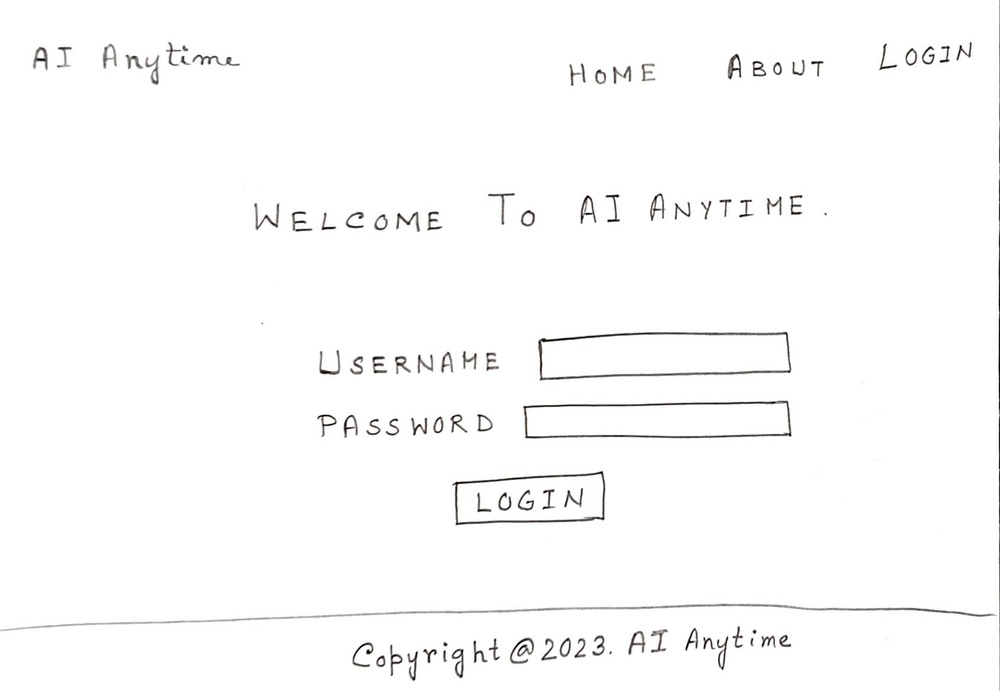
#> input picture Streamlit/MultiModal/Image-HTML App/1.jpg, 1000 x 691 px, shrunk from 1687 x 1166 before the run
$ python -i app.py   (imports and definitions only)
#> lines starting #> are read from the running program, lines starting #| are printed output that depends on the picture; after the words box and inside, x2 and y2 are one past the last pixel; in counts of white or black regions, pixels touching at a corner belong together
#> further down, picture is the input picture: PIL image 1000x691 RGB; mean R, G, B 251.4, 251.3, 251.2
import streamlit as st
import cv2
import numpy as np
import os
from PIL import Image, ImageEnhance


# [4 lines left out: function load_image, not called in this run]


face_cascade = cv2.CascadeClassifier(
    'GUI\streamlit\Detection\Face Detection App\Models\haarcascade_frontalface_default.xml')
eye_cascade = cv2.CascadeClassifier(
    'GUI\streamlit\Detection\Face Detection App\Models\haarcascade_eye.xml')
smile_cascade = cv2.CascadeClassifier(
    'GUI\streamlit\Detection\Face Detection App\Models\haarcascade_smile.xml')


# [28 lines left out: functions detect_faces, detext_eyes, detext_smiles, not called in this run]


def cartonize_image(image):
    new_img = np.array(image.convert('RGB'))
    img = cv2.cvtColor(new_img, 1)
    gray = cv2.cvtColor(new_img, cv2.COLOR_BGR2GRAY)
    gray = cv2.medianBlur(gray, 5)
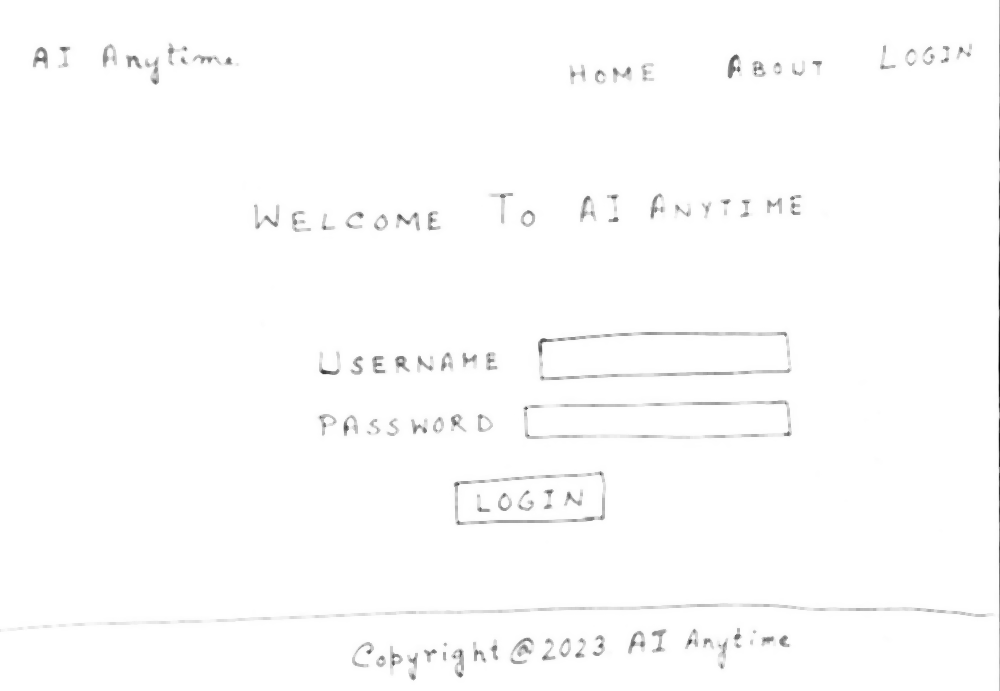
#> gray: shape (691, 1000); min 1, max 255, mean 252.9
    edges = cv2.adaptiveThreshold(
        gray, 255, cv2.ADAPTIVE_THRESH_MEAN_C, cv2.THRESH_BINARY, 9, 9)
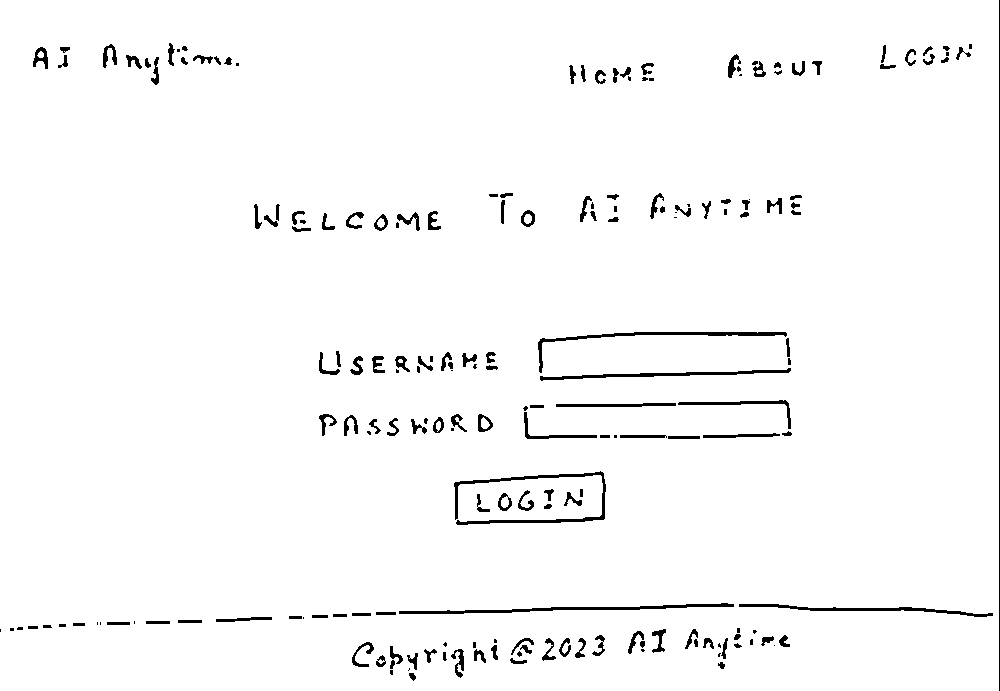
#> edges: shape (691, 1000); 97.5% white; 197 black regions (50 under 20 px), largest, box (x1, y1, x2, y2) and area: (454, 471, 606, 525) 1146, (399, 603, 734, 614) 1018, (538, 332, 787, 373) 912
    color = cv2.bilateralFilter(img, 9, 300, 300)
    cartoon = cv2.bitwise_and(color, color, mask=edges)
    return cartoon


# [85 lines left out: functions cannize_image, main, not called in this run]


# [2 lines not run here, left out]

>>> from PIL import Image
>>> picture = Image.open('../../MultiModal/Image-HTML App/1.jpg')
>>> result = cartonize_image(picture)

$ run again, on Streamlit/MultiModal/Image-HTML App/3.png
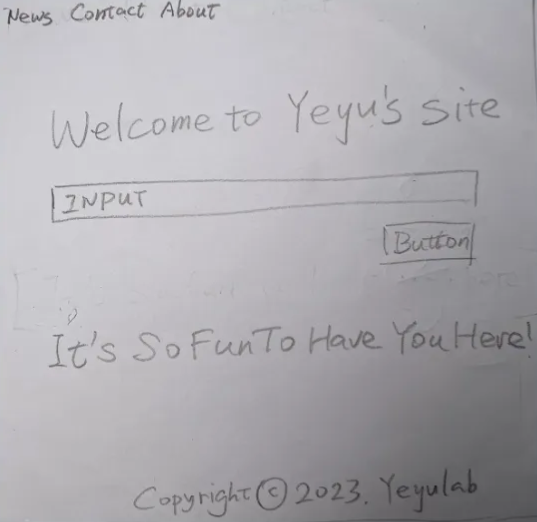
#> input picture Streamlit/MultiModal/Image-HTML App/3.png, 537 x 522 px
#> picture is the input picture: PIL image 537x522 RGBA; mean R, G, B, A 172.9, 171.1, 175.8, 255
#> in cartonize_image, `edges = cv2.adaptiveThreshold( gray, 255, cv2.ADAPTIVE_THRESH_MEAN_C, ..`:
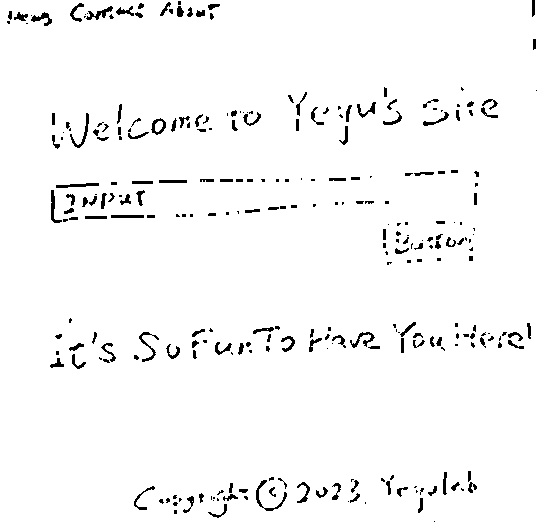
#> edges: shape (522, 537); 96.9% white; 281 black regions (134 under 20 px), largest, box (x1, y1, x2, y2) and area: (256, 480, 287, 511) 171, (139, 332, 159, 362) 139, (70, 113, 89, 148) 138
#> in cartonize_image, `cartoon = cv2.bitwise_and(color, color, mask=edges)`:
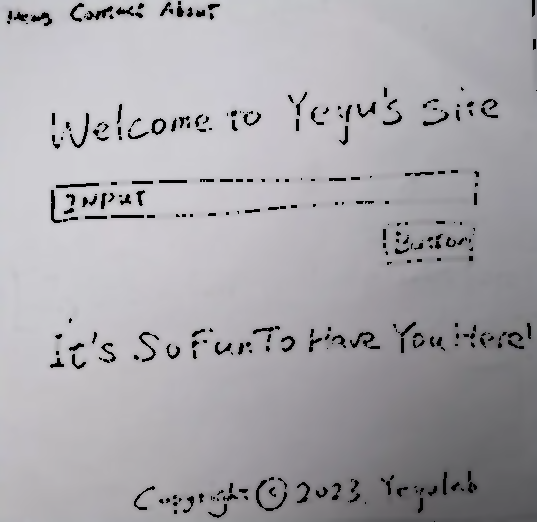
#> cartoon: shape (522, 537, 3); mean R, G, B 168.1, 166.4, 171
